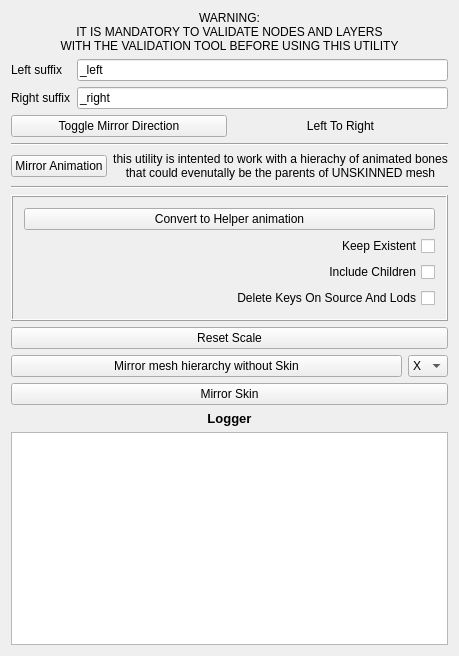
<?xml version="1.0" encoding="UTF-8"?>
<ui version="4.0">
 <class>MainWindow</class>
 <widget class="QWidget" name="MainWindow">
  <property name="geometry">
   <rect>
    <x>0</x>
    <y>0</y>
    <width>418</width>
    <height>656</height>
   </rect>
  </property>
  <property name="sizePolicy">
   <sizepolicy hsizetype="Preferred" vsizetype="Preferred">
    <horstretch>0</horstretch>
    <verstretch>0</verstretch>
   </sizepolicy>
  </property>
  <property name="windowTitle">
   <string>Animation Tools</string>
  </property>
  <layout class="QVBoxLayout" name="verticalLayout_2">
   <item>
    <layout class="QFormLayout" name="formLayout">
     <property name="fieldGrowthPolicy">
      <enum>QFormLayout::AllNonFixedFieldsGrow</enum>
     </property>
     <item row="1" column="0">
      <widget class="QLabel" name="label">
       <property name="text">
        <string>Left suffix</string>
       </property>
      </widget>
     </item>
     <item row="1" column="1">
      <widget class="QLineEdit" name="leftSuffixLbl">
       <property name="text">
        <string>_left</string>
       </property>
      </widget>
     </item>
     <item row="3" column="0">
      <widget class="QLabel" name="label_2">
       <property name="text">
        <string>Right suffix</string>
       </property>
      </widget>
     </item>
     <item row="3" column="1">
      <widget class="QLineEdit" name="rightSuffixLbl">
       <property name="text">
        <string>_right</string>
       </property>
      </widget>
     </item>
     <item row="0" column="0" colspan="2">
      <widget class="QLabel" name="label_6">
       <property name="text">
        <string>WARNING: 
IT IS MANDATORY TO VALIDATE NODES AND LAYERS 
WITH THE VALIDATION TOOL BEFORE USING THIS UTILITY</string>
       </property>
       <property name="alignment">
        <set>Qt::AlignCenter</set>
       </property>
      </widget>
     </item>
    </layout>
   </item>
   <item>
    <layout class="QHBoxLayout" name="horizontalLayout">
     <item>
      <widget class="QPushButton" name="toggleMirrorDirection">
       <property name="text">
        <string>Toggle Mirror Direction</string>
       </property>
      </widget>
     </item>
     <item>
      <widget class="QLabel" name="toggleLabel">
       <property name="text">
        <string>Left To Right</string>
       </property>
       <property name="alignment">
        <set>Qt::AlignCenter</set>
       </property>
      </widget>
     </item>
    </layout>
   </item>
   <item>
    <widget class="Line" name="line_2">
     <property name="orientation">
      <enum>Qt::Horizontal</enum>
     </property>
    </widget>
   </item>
   <item>
    <layout class="QHBoxLayout" name="horizontalLayout_3">
     <item>
      <widget class="QPushButton" name="mirrorAnimationBtn">
       <property name="text">
        <string>Mirror Animation</string>
       </property>
      </widget>
     </item>
     <item>
      <widget class="QLabel" name="label_7">
       <property name="text">
        <string>this utility is intented to work with a hierachy of animated bones 
that could evenutally be the parents of UNSKINNED mesh</string>
       </property>
       <property name="alignment">
        <set>Qt::AlignCenter</set>
       </property>
      </widget>
     </item>
    </layout>
   </item>
   <item>
    <widget class="Line" name="line">
     <property name="orientation">
      <enum>Qt::Horizontal</enum>
     </property>
    </widget>
   </item>
   <item>
    <widget class="QFrame" name="frame">
     <property name="minimumSize">
      <size>
       <width>0</width>
       <height>80</height>
      </size>
     </property>
     <property name="layoutDirection">
      <enum>Qt::LeftToRight</enum>
     </property>
     <property name="frameShape">
      <enum>QFrame::Box</enum>
     </property>
     <property name="frameShadow">
      <enum>QFrame::Raised</enum>
     </property>
     <layout class="QVBoxLayout" name="verticalLayout">
      <item>
       <widget class="QPushButton" name="bakeAnimationBtn">
        <property name="inputMethodHints">
         <set>Qt::ImhNone</set>
        </property>
        <property name="text">
         <string>Convert to Helper animation</string>
        </property>
       </widget>
      </item>
      <item>
       <layout class="QHBoxLayout" name="horizontalLayout_5">
        <item>
         <spacer name="horizontalSpacer_2">
          <property name="orientation">
           <enum>Qt::Horizontal</enum>
          </property>
          <property name="sizeHint" stdset="0">
           <size>
            <width>40</width>
            <height>20</height>
           </size>
          </property>
         </spacer>
        </item>
        <item>
         <widget class="QCheckBox" name="chk_keepExistent">
          <property name="toolTip">
           <string>In case an helper with the same name already exist,it will not be deleted</string>
          </property>
          <property name="layoutDirection">
           <enum>Qt::RightToLeft</enum>
          </property>
          <property name="text">
           <string>Keep Existent</string>
          </property>
         </widget>
        </item>
       </layout>
      </item>
      <item>
       <layout class="QHBoxLayout" name="horizontalLayout_4">
        <item>
         <spacer name="horizontalSpacer">
          <property name="orientation">
           <enum>Qt::Horizontal</enum>
          </property>
          <property name="sizeHint" stdset="0">
           <size>
            <width>40</width>
            <height>20</height>
           </size>
          </property>
         </spacer>
        </item>
        <item>
         <widget class="QCheckBox" name="chk_includeChildren">
          <property name="layoutDirection">
           <enum>Qt::RightToLeft</enum>
          </property>
          <property name="text">
           <string>Include Children</string>
          </property>
         </widget>
        </item>
       </layout>
      </item>
      <item>
       <layout class="QHBoxLayout" name="horizontalLayout_6">
        <item>
         <spacer name="horizontalSpacer_3">
          <property name="orientation">
           <enum>Qt::Horizontal</enum>
          </property>
          <property name="sizeHint" stdset="0">
           <size>
            <width>40</width>
            <height>20</height>
           </size>
          </property>
         </spacer>
        </item>
        <item>
         <widget class="QCheckBox" name="chk_deleteKeysOnSource">
          <property name="layoutDirection">
           <enum>Qt::RightToLeft</enum>
          </property>
          <property name="text">
           <string>Delete Keys On Source And Lods</string>
          </property>
         </widget>
        </item>
       </layout>
      </item>
     </layout>
    </widget>
   </item>
   <item>
    <widget class="QPushButton" name="resetScaleBtn">
     <property name="text">
      <string>Reset Scale</string>
     </property>
    </widget>
   </item>
   <item>
    <layout class="QHBoxLayout" name="horizontalLayout_2">
     <item>
      <widget class="QPushButton" name="mirrorObjectBtn">
       <property name="text">
        <string>Mirror mesh hierarchy without Skin</string>
       </property>
      </widget>
     </item>
     <item>
      <widget class="QComboBox" name="mirrorAxis">
       <property name="maximumSize">
        <size>
         <width>40</width>
         <height>16777215</height>
        </size>
       </property>
       <item>
        <property name="text">
         <string>X</string>
        </property>
       </item>
       <item>
        <property name="text">
         <string>Y</string>
        </property>
       </item>
       <item>
        <property name="text">
         <string>Z</string>
        </property>
       </item>
      </widget>
     </item>
    </layout>
   </item>
   <item>
    <widget class="QPushButton" name="mirrorSkinBtn">
     <property name="text">
      <string>Mirror Skin</string>
     </property>
    </widget>
   </item>
   <item>
    <widget class="QLabel" name="label_13">
     <property name="text">
      <string>&lt;html&gt;&lt;head/&gt;&lt;body&gt;&lt;p&gt;&lt;span style=&quot; font-size:10pt; font-weight:600;&quot;&gt;Logger&lt;/span&gt;&lt;/p&gt;&lt;/body&gt;&lt;/html&gt;</string>
     </property>
     <property name="alignment">
      <set>Qt::AlignCenter</set>
     </property>
    </widget>
   </item>
   <item>
    <widget class="QTextBrowser" name="logger"/>
   </item>
  </layout>
  <zorder>line_2</zorder>
  <zorder>line</zorder>
  <zorder>mirrorSkinBtn</zorder>
  <zorder>label_13</zorder>
  <zorder>logger</zorder>
  <zorder></zorder>
  <zorder>frame</zorder>
  <zorder>resetScaleBtn</zorder>
 </widget>
 <layoutdefault spacing="6" margin="11"/>
 <resources/>
 <connections/>
</ui>
